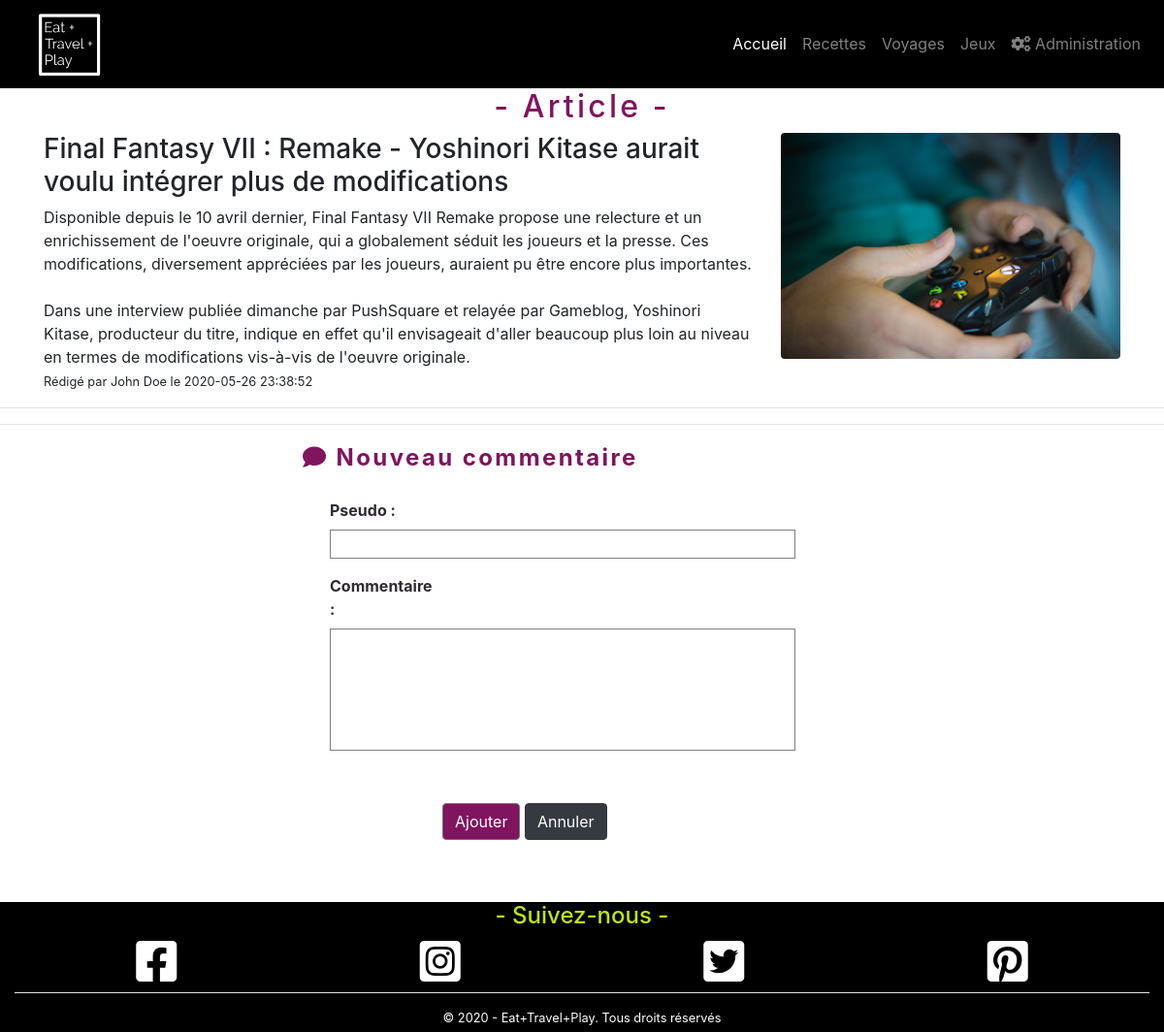
/show_post.php?id=4, run on the app's committed database.
### tables this page shows
CREATE TABLE IF NOT EXISTS `post` (
  `Id` smallint(5) UNSIGNED NOT NULL AUTO_INCREMENT,
  `Title` varchar(100) NOT NULL,
  `Contents` text NOT NULL,
  `Image` varchar(255) NOT NULL,
  `CreationTimestamp` datetime NOT NULL,
  `Author_Id` tinyint(3) UNSIGNED DEFAULT NULL,
  `Category_Id` tinyint(3) UNSIGNED DEFAULT NULL,
  PRIMARY KEY (`Id`),
  UNIQUE KEY `Title` (`Title`),
  KEY `CreationTimestamp` (`CreationTimestamp`),
  KEY `Author_Id` (`Author_Id`),
  KEY `Category_Id` (`Category_Id`)
);

CREATE TABLE IF NOT EXISTS `author` (
  `Id` tinyint(3) UNSIGNED NOT NULL AUTO_INCREMENT,
  `FirstName` varchar(50) NOT NULL,
  `LastName` varchar(50) NOT NULL,
  PRIMARY KEY (`Id`)
);

### src/show_post.php (called while the page is built, shortened)
<?php
    include 'application/bdd_connection.php';
    $query =
    '
        SELECT
            Post.Id,
            Title,
            Contents,
            Image,
            CreationTimestamp,
            FirstName,
            LastName
        FROM
            Post
        INNER JOIN
            Author
        ON
            Post.Author_Id = Author.Id
        WHERE
            Post.Id = ?
    ';
    $resultSet = $pdo->prepare($query);
    $resultSet->execute([$_GET['id']]);
    $post = $resultSet->fetch();
    include 'layout.php';

### src/templates/show_post.php (the view, shortened to what this page needs)
<h2 class="text-center"><i class="fa fa-file-text-o"></i>- Article -</h2>
<section class="container">
    <div class="row">
        <div class="col-lg-8">
            <h3><?= htmlspecialchars($post['Title']) ?></h3>
            <article><?= nl2br(htmlspecialchars($post['Contents'])) ?></article>
            <small>
            Rédigé par <?= htmlspecialchars($post['FirstName']) ?> <?= htmlspecialchars($post['LastName']) ?>
            le <?= htmlspecialchars($post['CreationTimestamp']) ?>
            </small>
        </div>
        <div class="col-lg-4">
            <img class="img-fluid rounded float-left" src="./images/articles/<?=$post["Image"]?>" alt="image de l\'article">
        </div>
    </div>
</section>
<hr>
<hr>
<form class="generic-form" action="add_comment.php" method="POST">
    <fieldset>
        <legend class="textPurple"><i class="fas fa-comment textPurple"></i> Nouveau commentaire</legend>
        <ul>
            <li>
                <label for="nickName">Pseudo :</label>
                <input type="text" id="nickName" name="nickName">
            </li>
            <li>
                <label class="textarea" for="contents">Commentaire :</label>
                <textarea id="contents" name="contents" rows="5"></textarea>
            </li>
            <li>
                <button class="btn btn-secondary bgPurple" type="submit">Ajouter</button>
                <a class="btn btn-dark" href="index.php">Annuler</a>
            </li>
        </ul>
    </fieldset>
</form>

### src/css/blog-main.css (style rules this page uses)
* { box-sizing: border-box; }
a { text-decoration: none; }
form { margin-top: 2em; }
form fieldset { border-radius: 4px; }
form fieldset legend { padding: 0 0.5em; }
hr { margin-bottom: 2em; margin-top: 2em; }

### src/css/style.css (style rules this page uses)
.bgPurple { background-color: rgb(128, 20, 95) !important; }
.textPurple { color: rgb(128, 20, 95) !important; }
a { color: rgb(128, 20, 95); transition: all 0.25s; }
body { background: white; font-family: 'Dosis', sans-serif; width: 100% !important; height: 100vh; }
h1, h2 { color: rgb(128, 20, 95); letter-spacing: 0.1em; }

### src/css/ui-form.css (style rules this page uses)
.generic-form { margin: 0 auto; width: 50%; }
.generic-form fieldset { border-color: #01A2A6; }
.generic-form fieldset legend { color: #01A2A6; font-weight: bold; letter-spacing: 0.1em; }
.generic-form input[type="password"], .generic-form input[type="text"], .generic-form select, .generic-form textarea { padding: 2px; border: 1px solid grey; transition: background-color 0.33s; }
.generic-form input[type="password"], .generic-form input[type="text"], .generic-form select, .generic-form textarea { width: 30em; }
.generic-form textarea { resize: none; }
.generic-form ul { list-style-type: none; }
.generic-form ul li { margin: 1em 0; }
.generic-form ul li:last-child { margin-left: 116px; margin-top: 3em; }
.generic-form ul li label { display: inline-block; color: #2F2933; font-weight: bold; }
.generic-form ul li label.textarea { vertical-align: top; }
.generic-form ul li label { width: 112px; }

### data on the page
post: Title "Final Fantasy VII : Remake - Yoshinori Kitase aurait voulu intégrer plus de modifications", Contents "Disponible depuis le 10 avril dernier, Final Fantasy VII Remake propose une relecture et un enrichissement de l'oeuvre originale, qui a globalement séduit les joueurs et la presse. Ces modifications, diversement appréciées par les joueurs, auraient pu être encore plus importantes. Dans une interview publiée dimanche par PushSquare et relayée par Gameblog, Yoshinori Kitase, producteur du titre, indique en effet qu'il envisageait d'aller beaucoup plus loin au niveau en termes de modifications vis-à-vis de l'oeuvre originale.", Author_Id.FirstName "John", Author_Id.LastName "Doe", CreationTimestamp "2020-05-26 23:38:52", Image (picture)
